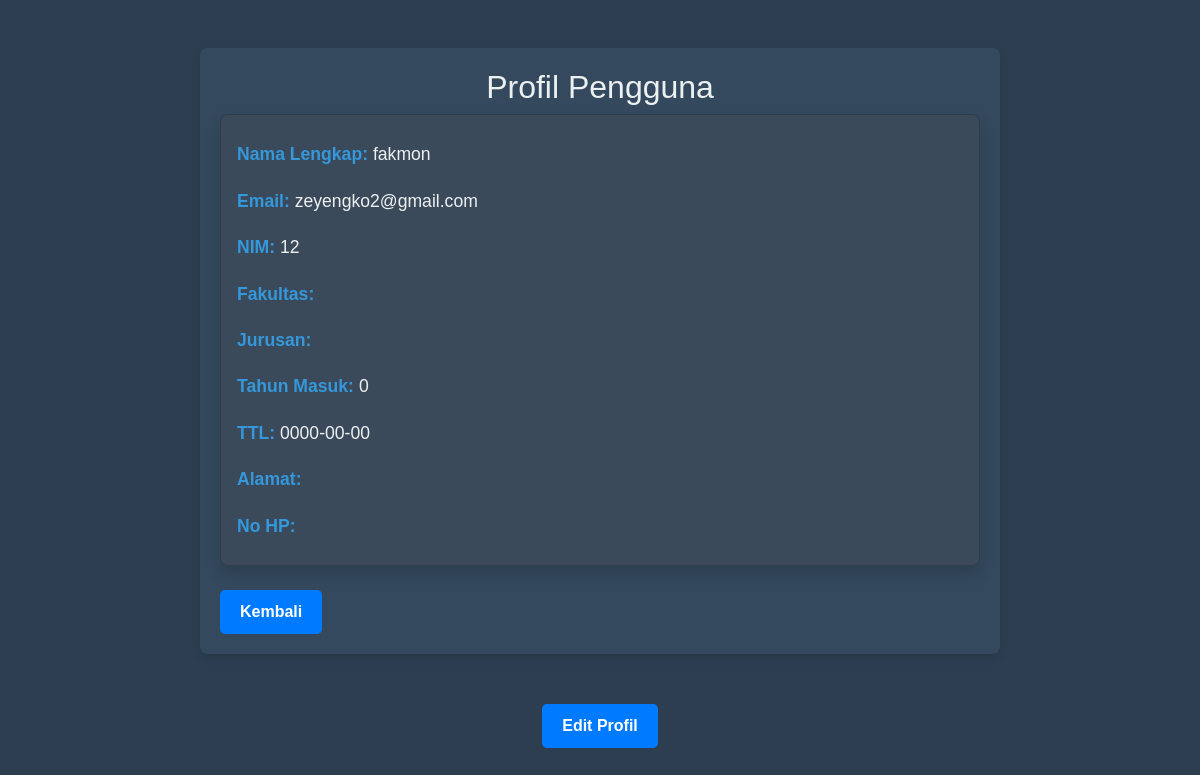
Page /profile.php (signed in) on the committed database.
### tables this page shows
CREATE TABLE `mahasiswa` (
  `nim` varchar(12) NOT NULL,
  `full_name` varchar(50) NOT NULL,
  `fakultas` varchar(20) NOT NULL,
  `jurusan` varchar(20) NOT NULL,
  `tahunmasuk` int(11) NOT NULL,
  `ttl` date NOT NULL,
  `alamat` varchar(255) NOT NULL,
  `nohp` varchar(12) NOT NULL,
  `email` varchar(50) NOT NULL,
  `password` varchar(255) NOT NULL,
  `kode_kamar` varchar(20) DEFAULT NULL
);

### profile.php (the view, shortened to what this page needs)
<?php
$host = "localhost";
$user = "root";
$password = "";
$dbname = "asramakita";
$conn = mysqli_connect($host, $user, $password, $dbname);
$email = isset($_SESSION['user_email']) ? $_SESSION['user_email'] : null;
if ($email) {
    $query = "SELECT full_name, email, nim, fakultas, jurusan, tahunmasuk, ttl, alamat, nohp
              FROM mahasiswa
              WHERE email = '$email'";
    $result = mysqli_query($conn, $query);
    $data = mysqli_fetch_assoc($result);
} else {
    echo "<script>alert('Anda belum login!'); window.location.href='login.php';</script>";
    exit();
}
?>
<!DOCTYPE html>
<html lang="id">
<head>
    <link href="https://cdn.jsdelivr.net/npm/bootstrap@5.3.0-alpha1/dist/css/bootstrap.min.css" rel="stylesheet">
</head>
<body>
    <div class="container mt-5">
        <h2 class="text-center">Profil Pengguna</h2>
        <div class="card p-3 shadow mb-4">
            <p><strong>Nama Lengkap:</strong> <?= htmlspecialchars($data['full_name']); ?></p>
            <p><strong>Email:</strong> <?= htmlspecialchars($data['email']); ?></p>
            <p><strong>NIM:</strong> <?= htmlspecialchars($data['nim'] ?? '-'); ?></p>
            <p><strong>Fakultas:</strong> <?= htmlspecialchars($data['fakultas'] ?? '-'); ?></p>
            <p><strong>Jurusan:</strong> <?= htmlspecialchars($data['jurusan'] ?? '-'); ?></p>
            <p><strong>Tahun Masuk:</strong> <?= htmlspecialchars($data['tahunmasuk'] ?? '-'); ?></p>
            <p><strong>TTL:</strong> <?= htmlspecialchars($data['ttl'] ?? '-'); ?></p>
            <p><strong>Alamat:</strong> <?= htmlspecialchars($data['alamat'] ?? '-'); ?></p>
            <p><strong>No HP:</strong> <?= htmlspecialchars($data['nohp'] ?? '-'); ?></p>
        </div>
        <a href="home.php" class="btn btn-primary">Kembali</a>
    </div>
    <div class="actions">
        <a href="edit_profile.php" class="btn btn-primary">Edit Profil</a>
            </div>
</body>
</body>
</html>

### profile.php (style rules this page uses)
body { font-family: 'Arial', sans-serif; background-color: #2c3e50; color: #ecf0f1; margin: 0; padding: 0; }
.container { margin: 50px auto; max-width: 800px; background-color: #34495e; padding: 20px; border-radius: 8px; box-shadow: 0 4px 8px rgba(0, 0, 0, 0.1); text-align: left; }
.card { background-color: #3b4a5a; padding: 20px; border-radius: 8px; color: #ecf0f1; box-shadow: 0 4px 6px rgba(0, 0, 0, 0.1); }
.card p { margin: 10px 0; font-size: 1.1rem; }
.card p strong { color: #3498db; }
.btn-primary { display: inline-block; background-color: #007bff; color: #fff; padding: 10px 20px; text-decoration: none; font-weight: bold; border-radius: 5px; border: none; text-align: center; transition: background-color 0.3s ease; }
.actions { text-align: center; margin-top: 20px; }

### rows in the picture
mahasiswa: full_name "fakmon", email "zeyengko2@gmail.com", nim "12", tahunmasuk "0", ttl "0000-00-00"
